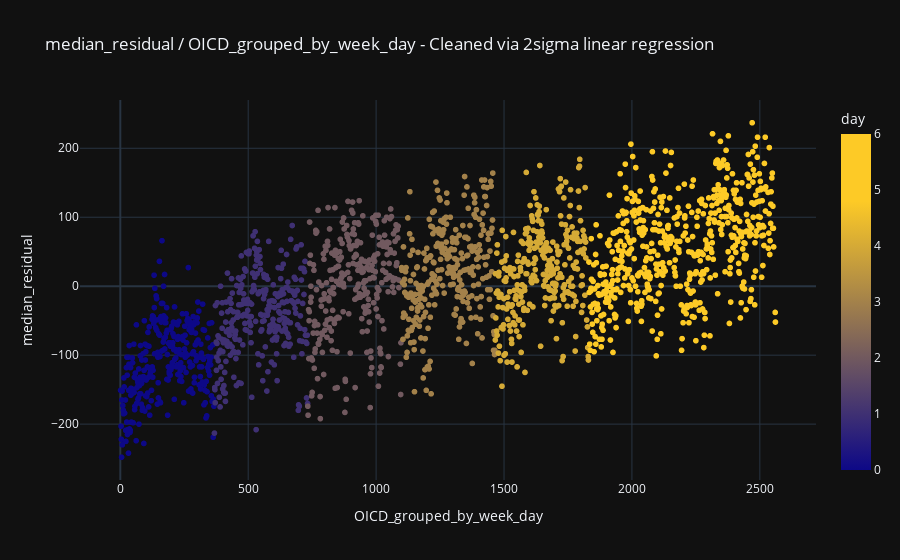
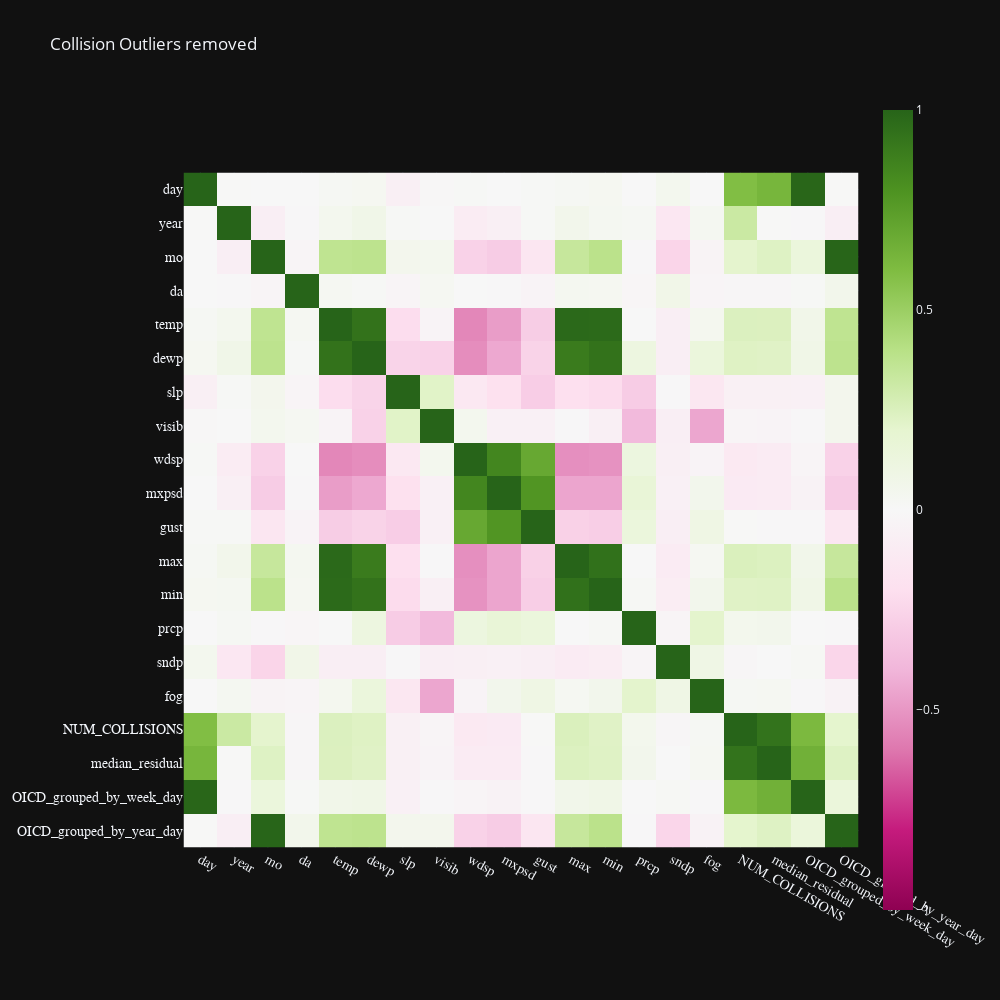

The cell these charts' notebook holds for them, in order:
### Markdown cell above
As expected, by using the residuals against the year-median collisions, we have strengthened the correlation w.r.t. the periodic behaviour. The last two scatter plots show the clear decrease in linear correlation comparing the raw collisions for the OICD grouped by year, and the same ordering but against the median residuals.

We will now remove the outliers, in order to find a harmonic regression that isn't disturbed by aperiodic black swans.

### Code cell
# Get ZICD and collisions
x = df[OICD]
y = df[MED_RES]

# Do linear regression
slope, intercept, r_value, p_value, std_err = stats.linregress(x,y)

# Calculate Residuals
predicted_y = slope * x + intercept
residuals = y - predicted_y

# Determine Outlier threshold
residual_std = np.std(residuals)
mean_residual = np.mean(residuals)

# We are going to use an threshold of 2 standard deviations, which we can expect to remove the 5% furthest from the mean, assuming the samples conform to an approximate normal distribution. It is generally a reasonable assumption that car collisions are independent probability events - the exception being very large outlier accidents, but these are the unpredictable events we wish to remove anyway.
SIGMA_LIMIT = 2

outlier_upper = mean_residual + SIGMA_LIMIT * residual_std
outlier_lower = mean_residual - SIGMA_LIMIT * residual_std


cleaned_df = df[(residuals <= outlier_upper) & (residuals >= outlier_lower)]

print('Total before cleaning:')
display(df.count())
print('Total after cleaning:')
display(cleaned_df.count())
print('Our original data set for comparison:')
display(original_df.count())
print('Number of rows culled: ', len(original_df) - len(cleaned_df))



linear_reg_cleaned_fig = px.scatter(
    cleaned_df,
    x=OICD,
    y=MED_RES,
    color='day',
    color_continuous_scale=custom_plasma_scale,  # Use the custom Plasma scale
    title=MED_RES + ' / ' + OICD + ' - Cleaned via ' + str(SIGMA_LIMIT) + 'sigma' + ' linear regression'
)
    
linear_reg_cleaned_fig.show()

show_correlation_matrix(cleaned_df, "Collision Outliers removed")


# Assuming `df` is your initial DataFrame
# Shuffle the DataFrame rows
df_shuffled = cleaned_df.sample(frac=1, random_state=42).reset_index(drop=True)


# Calculate the number of rows to cull
num_to_cull = int(len(df) * 0.2)

# Split the data
test_df = df_shuffled[:num_to_cull]  # This will be your test set (20% of the data)
train_df = df_shuffled[num_to_cull:]  # This will be your training set (80% of the data)
display(df_shuffled.head())
display(train_df.head())

### Figure 1 — Plotly figure (JSON) as saved in the notebook; plotly's stock layout.template omitted (floating-point values rounded to 4 significant figures; data arrays with more than 128 entries replaced by an {"elided": "..."} marker saying what was removed)
{"data": [{"hovertemplate": "OICD_grouped_by_week_day=%{x}<br>median_residual=%{y}<br>day=%{marker.color}<extra></extra>", "legendgroup": "", "marker": {"color": {"elided": "1987 int values"}, "coloraxis": "coloraxis", "symbol": "circle"}, "mode": "markers", "name": "", "showlegend": false, "x": {"elided": "1987 int values"}, "xaxis": "x", "y": {"elided": "1987 float values"}, "yaxis": "y", "type": "scattergl"}], "layout": {"xaxis": {"anchor": "y", "domain": [0.0, 1.0], "title": {"text": "OICD_grouped_by_week_day"}}, "yaxis": {"anchor": "x", "domain": [0.0, 1.0], "title": {"text": "median_residual"}}, "coloraxis": {"colorbar": {"title": {"text": "day"}}, "colorscale": [[0, "#0d0887"], [0.8, "#fdca26"], [1, "#fdca26"]]}, "legend": {"tracegroupgap": 0}, "title": {"text": "median_residual / OICD_grouped_by_week_day - Cleaned via 2sigma linear regression"}}}

### Figure 2 — Plotly figure (JSON) as saved in the notebook; plotly's stock layout.template omitted (floating-point values rounded to 4 significant figures; data arrays with more than 128 entries replaced by an {"elided": "..."} marker saying what was removed)
{"data": [{"coloraxis": "coloraxis", "name": "0", "x": ["day", "year", "mo", "da", "temp", "dewp", "slp", "visib", "wdsp", "mxpsd", "gust", "max", "min", "prcp", "sndp", "fog", "NUM_COLLISIONS", "median_residual", "OICD_grouped_by_week_day", "OICD_grouped_by_year_day"], "y": ["day", "year", "mo", "da", "temp", "dewp", "slp", "visib", "wdsp", "mxpsd", "gust", "max", "min", "prcp", "sndp", "fog", "NUM_COLLISIONS", "median_residual", "OICD_grouped_by_week_day", "OICD_grouped_by_year_day"], "z": {"elided": "20x20 float values"}, "type": "heatmap", "xaxis": "x", "yaxis": "y", "hovertemplate": "x: %{x}<br>y: %{y}<br>color: %{z}<extra></extra>"}], "layout": {"xaxis": {"anchor": "y", "domain": [0.0, 1.0], "scaleanchor": "y", "constrain": "domain", "tickfont": {"family": "Century Gothic", "size": 14}}, "yaxis": {"anchor": "x", "domain": [0.0, 1.0], "autorange": "reversed", "constrain": "domain", "tickfont": {"family": "Century Gothic", "size": 14}, "range": [-1, 1]}, "coloraxis": {"colorscale": [[0.0, "rgb(142,1,82)"], [0.1, "rgb(197,27,125)"], [0.2, "rgb(222,119,174)"], [0.3, "rgb(241,182,218)"], [0.4, "rgb(253,224,239)"], [0.5, "rgb(247,247,247)"], [0.6, "rgb(230,245,208)"], [0.7, "rgb(184,225,134)"], [0.8, "rgb(127,188,65)"], [0.9, "rgb(77,146,33)"], [1.0, "rgb(39,100,25)"]], "cmin": -1, "cmax": 1}, "title": {"text": "Collision Outliers removed"}, "height": 1000, "width": 1000}}
